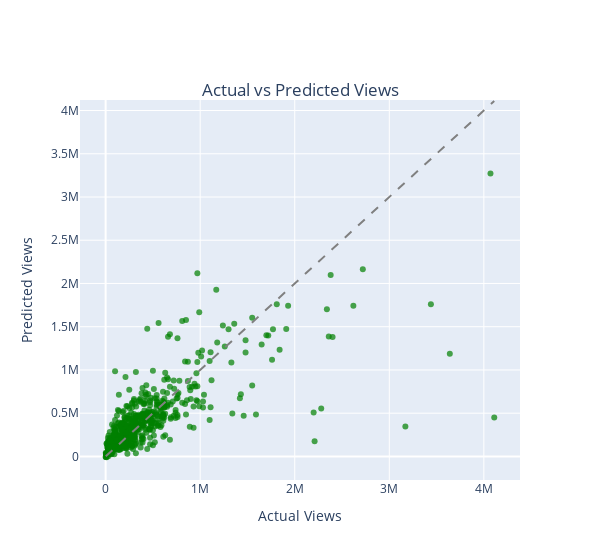

This figure's notebook cell:
### Markdown cell above
### 實際值vs預測值

### Code cell
import plotly.express as px

fig = px.scatter(x=y_test, y=predicted , labels={'x': 'Actual Views', 'y': 'Predicted Views'},
                 title='Actual vs Predicted Views', width=600, color_discrete_sequence=['green'], opacity=0.7)
fig.add_shape(type='line', 
              x0=y_test.min(), y0=y_test.min(), 
              x1=y_test.max(), y1=y_test.max(),
              line=dict(color='gray', dash='dash'))
fig.update_layout(
    title={
        'y':0.85,  # 標題在垂直方向的位置
        'x':0.5,  # 標題在水平方向的位置
        'xanchor': 'center',  # 確保標題的中心在 x 的位置
        'yanchor': 'top'      # 確保標題的底部在 y 的位置
    })

fig.show()

### Figure 1 — Plotly figure (JSON) as saved in the notebook; plotly's stock layout.template omitted (floating-point values rounded to 4 significant figures; data arrays with more than 128 entries replaced by an {"elided": "..."} marker saying what was removed)
{"data": [{"hovertemplate": "Actual Views=%{x}<br>Predicted Views=%{y}<extra></extra>", "legendgroup": "", "marker": {"color": "green", "opacity": 0.7, "symbol": "circle"}, "mode": "markers", "name": "", "orientation": "v", "showlegend": false, "type": "scatter", "x": {"elided": "731 int values"}, "xaxis": "x", "y": {"elided": "731 float values"}, "yaxis": "y"}], "layout": {"legend": {"tracegroupgap": 0}, "shapes": [{"line": {"color": "gray", "dash": "dash"}, "type": "line", "x0": 1227, "x1": 4110000, "y0": 1227, "y1": 4110000}], "title": {"text": "Actual vs Predicted Views", "x": 0.5, "xanchor": "center", "y": 0.85, "yanchor": "top"}, "width": 600, "xaxis": {"anchor": "y", "domain": [0, 1], "title": {"text": "Actual Views"}}, "yaxis": {"anchor": "x", "domain": [0, 1], "title": {"text": "Predicted Views"}}}}
